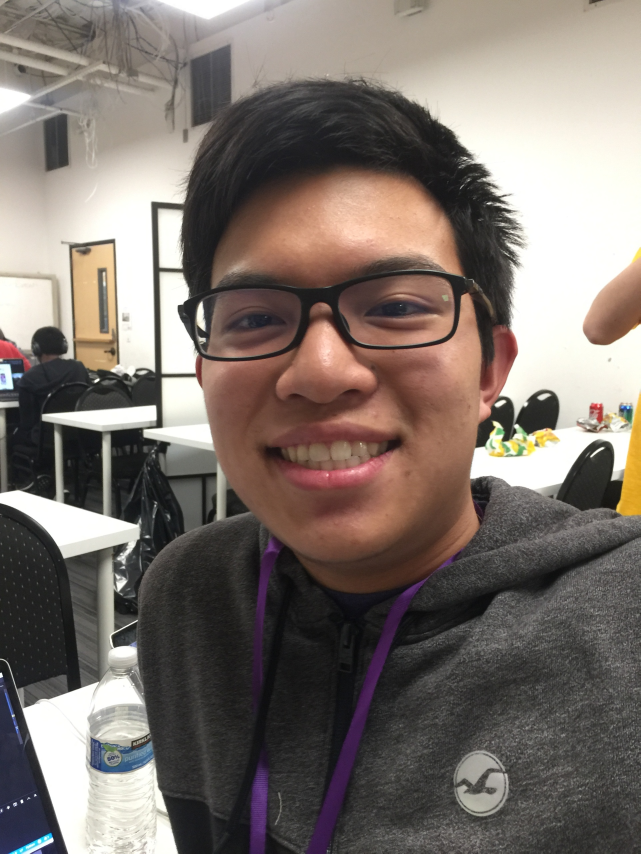
#> input picture Adjusted.JPG, 1921 x 2561 px (shown at 1/3 size)
$ python -i Picture.py   (imports and definitions only)
#> lines starting #> are read from the running program, lines starting #| are printed output that depends on the picture
import cv2 as cv2


class Picture:

    # initializing class

    def init_face(self):  # only works if only 1 face is detected
        grayscale = cv2.cvtColor(self.cv2_image, cv2.COLOR_BGR2GRAY)  # grayscale
        face_cascade = cv2.CascadeClassifier(
            'haarcascade_frontalface_default.xml')
        faces = face_cascade.detectMultiScale(grayscale, 1.3, 5)  # faces is an array of tuples

        if len(faces) == 1:
            return faces
        else:
            raise Exception("Error! There is not exactly one face detected in image: " + self.path)

    def init_eyes(self):  # re-uses result from get_face
        grayscale = cv2.cvtColor(self.cv2_image, cv2.COLOR_BGR2GRAY)  # grayscale
        eye_cascade = cv2.CascadeClassifier('haarcascade_eye.xml')
        bounded_image = grayscale[
                          self.f_param["y"]:self.f_param["y"] + self.f_param["h"],
                          self.f_param["x"]:self.f_param["x"] + self.f_param["w"]
        ]
        eyes_shifted = eye_cascade.detectMultiScale(bounded_image, 1.1, 8)
        eyes = []
        for eye in eyes_shifted:
            eyes.append(
                (eye[0] + self.f_param["x"],
                 eye[1] + self.f_param["y"],
                 eye[2],
                 eye[3]
                 )
            )
        return eyes

    def init_f_mpoint(self):
        return (  # single midpoint of face
            self.face["x"] + self.f_param["w"] / 2,
            self.f_param["y"] + self.f_param["h"] / 2
        )

    def init_e_mpoints(self):
        e_mpoints = []
        if self.eyes is not None:
            for eye in self.eyes:
                x = eye[0]
                y = eye[1]
                w = eye[2]
                h = eye[3]
                e_mpoints.append(  # appends a tuple representing the midpoint
                    (x + w/2,
                     y + h/2)
                )
        return e_mpoints

    def init_pivot(self):  # pivot point for each picture to match
        pass

    def __init__(self, path):
        # system level variables
#> called with path = 'Adjusted.JPG'
        self.path = path

        # cv2 varibles
        self.cv2_image = cv2.imread(path)
#> self.cv2_image is the input picture: shape (2561, 1921, 3); mean B, G, R 108.3, 114.6, 124.7

        # self-defined variables
        self.face = self.init_face()  # face, throws error if there is not exactly 1 face
#> in init_face, `grayscale = cv2.cvtColor(self.cv2_image, cv2.COLOR_BGR2GRAY)`:
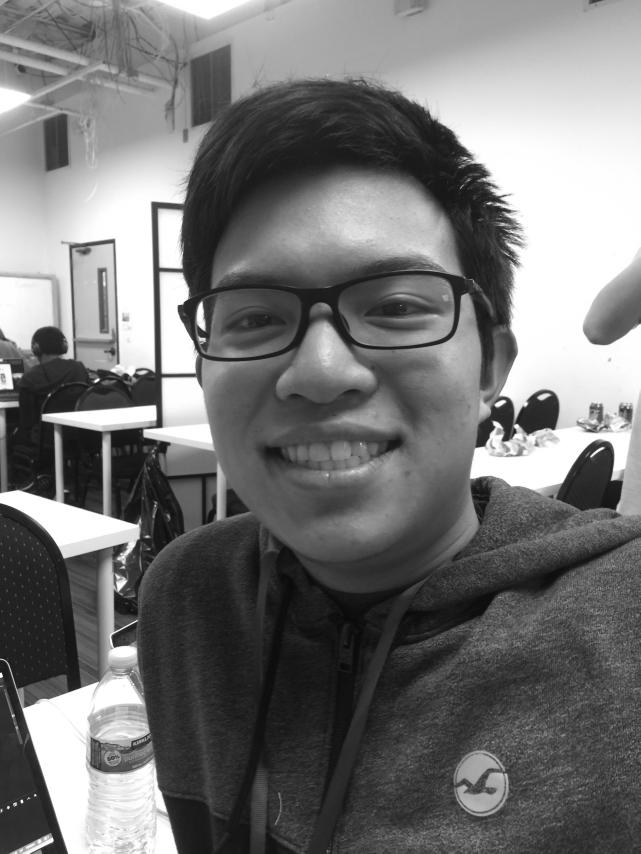
#> grayscale: shape (2561, 1921) (shown at 1/3 size); min 2, max 255, mean 116.9
#> in init_face, `faces = face_cascade.detectMultiScale(grayscale, 1.3, 5)`: faces = [[426, 490, 1102, 1102]]
#> self.face = [[426, 490, 1102, 1102]]
        self.f_param = {
            "x": self.face[0][0],
            "y": self.face[0][1],
            "w": self.face[0][2],
            "h": self.face[0][3],
        }
#> self.f_param = {'x': 426, 'y': 490, 'w': 1102, 'h': 1102}
        self.face_area = self.f_param["w"] * self.f_param["h"]
#> self.face_area = 1214404

        self.eyes = self.init_eyes()  # eyes
#> in init_eyes, `bounded_image = grayscale[ self.f_param["y"]:self.f_param["y"] + self...`:
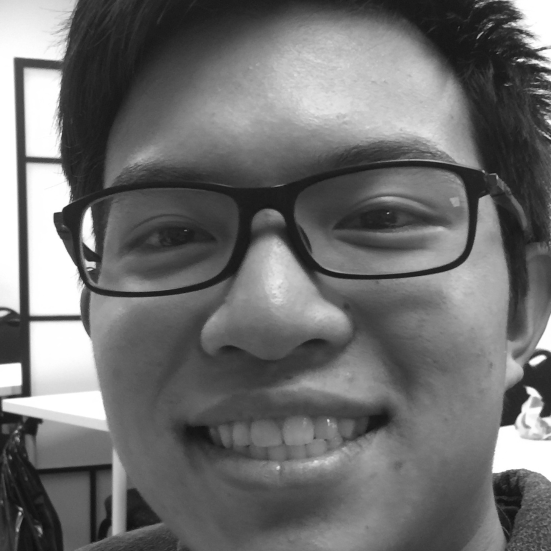
#> bounded_image: shape (1102, 1102) (shown at 1/2 size); min 12, max 255, mean 110.3
#> in init_eyes, `eyes_shifted = eye_cascade.detectMultiScale(bounded_image, 1.1, 8)`: eyes_shifted = ()
#> after the loop in init_eyes, `for eye in eyes_shifted:`: eyes = []
#> self.eyes = []
        if self.eyes is not None and len(self.eyes) == 2:  # only creates eye parameters if there are 2 eyes
            self.e_param = {
                "x1": self.eyes[0][0],
                "x2": self.eyes[0][1],
                "y1": self.eyes[0][2],
                "y2": self.eyes[0][3],
                "w1": self.eyes[1][0],
                "w2": self.eyes[1][1],
                "h1": self.eyes[1][2],
                "h2": self.eyes[1][3],
            }
            self.e_mpoints = self.init_e_mpoints()
            self.eye_displacement = (  # distance formula
                (
                        (self.e_mpoints[0][0] - self.e_mpoints[0][1])**2 +
                        (self.e_mpoints[1][0] - self.e_mpoints[1][1])**2
                )*0.5
            )

    # interface to the rest of system

    def paint(self):
        cv2.rectangle(self.cv2_image,  # face rectangle
                      (self.f_param["x"], self.f_param["y"]),
                      (self.f_param["x"] + self.f_param["w"], self.f_param["y"] + self.f_param["h"]),
                      (0, 0, 255), 10)

        if self.eyes is not None:
            for eye in self.eyes:
                x = eye[0]
                y = eye[1]
                w = eye[2]
                h = eye[3]
                cv2.rectangle(self.cv2_image, (x, y), (x+w, y+h), (0, 255, 0), 10)
        cv2.namedWindow('image', cv2.WINDOW_NORMAL)
        cv2.resizeWindow('image', 600, 600)
        cv2.imshow('image', self.cv2_image)
        cv2.waitKey(0)
        cv2.destroyAllWindows()

>>> result = Picture('Adjusted.JPG').init_face()
#> result = [[426, 490, 1102, 1102]]

$ run again, on Luo.JPG
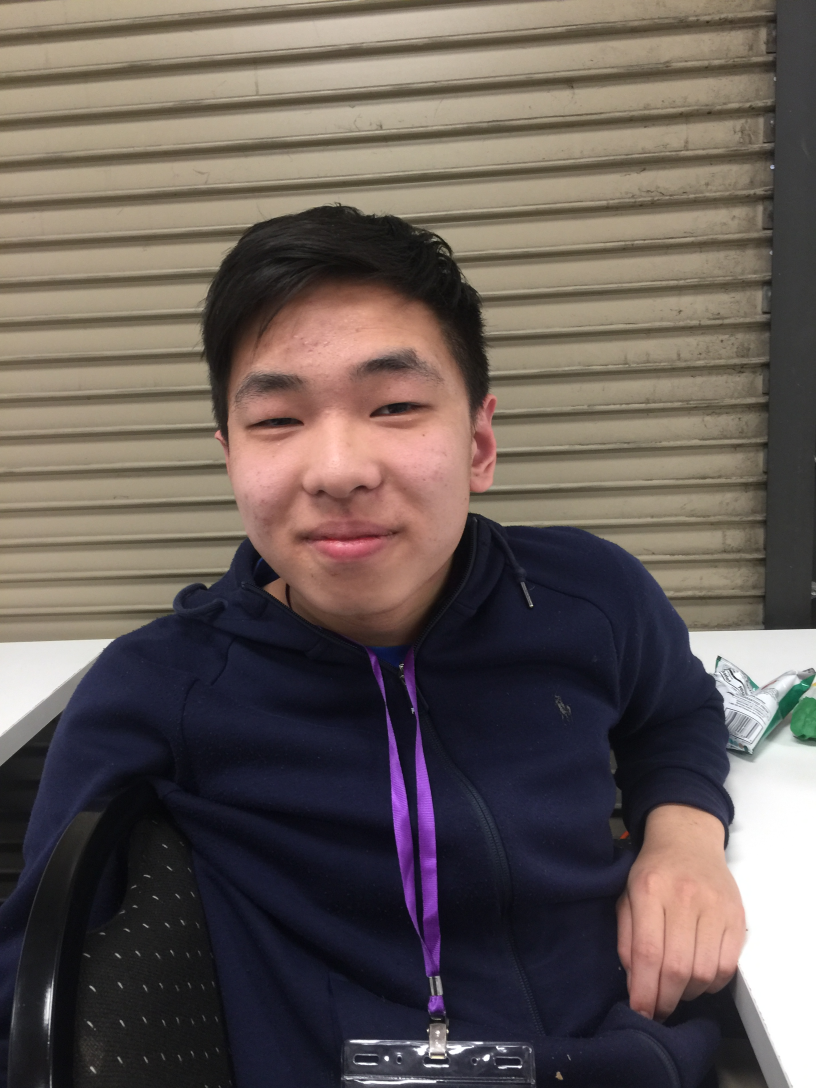
#> input picture Luo.JPG, 2448 x 3264 px (shown at 1/3 size)
#> in __init__, self.cv2_image is the input picture: shape (3264, 2448, 3); mean B, G, R 87.2, 91.6, 102
#> in init_face, `grayscale = cv2.cvtColor(self.cv2_image, cv2.COLOR_BGR2GRAY)`:
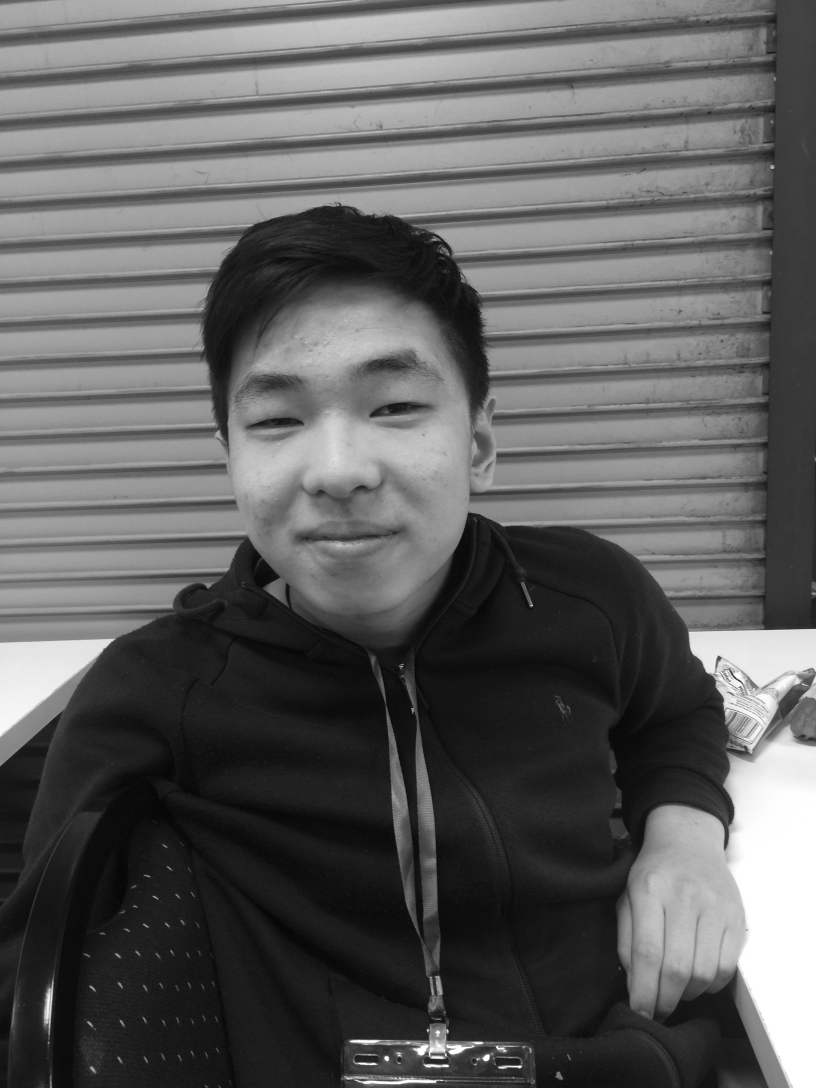
#> grayscale: shape (3264, 2448) (shown at 1/3 size); min 1, max 255, mean 94.2
#> faces = [[519, 814, 1028, 1028]]
#> self.f_param = {'x': 519, 'y': 814, 'w': 1028, 'h': 1028}
#> self.face_area = 1056784
#> in init_eyes, `bounded_image = grayscale[ self.f_param["y"]:self.f_param["y"] + self...`:
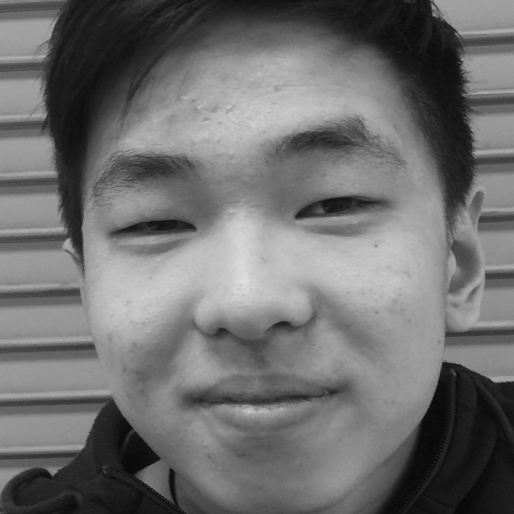
#> bounded_image: shape (1028, 1028) (shown at 1/2 size); min 4, max 226, mean 110.8
#> eyes_shifted = ()
#> after the loop in init_eyes, `for eye in eyes_shifted:`: eyes = []
#> result = [[519, 814, 1028, 1028]]

$ run again, on Tony.JPG
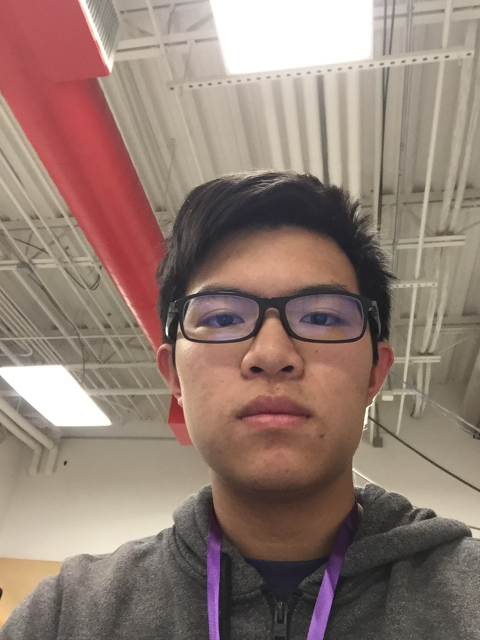
#> input picture Tony.JPG, 960 x 1280 px (shown at 1/2 size)
#> in __init__, self.cv2_image is the input picture: shape (1280, 960, 3); mean B, G, R 115.5, 125.5, 146.3
#> in init_face, `grayscale = cv2.cvtColor(self.cv2_image, cv2.COLOR_BGR2GRAY)`:
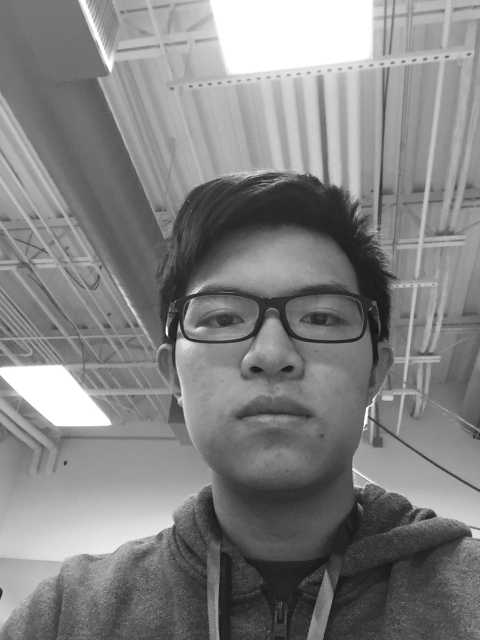
#> grayscale: shape (1280, 960) (shown at 1/2 size); min 11, max 255, mean 130.6
#> faces = [[323, 454, 473, 473]]
#> self.f_param = {'x': 323, 'y': 454, 'w': 473, 'h': 473}
#> self.face_area = 223729
#> in init_eyes, `bounded_image = grayscale[ self.f_param["y"]:self.f_param["y"] + self...`:
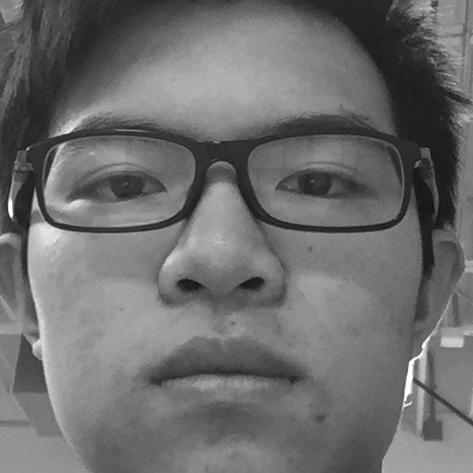
#> bounded_image: shape (473, 473); min 13, max 255, mean 109.2
#> eyes_shifted = [[148, 251, 70, 70]]
#> the loop in init_eyes, `for eye in eyes_shifted:` made 1 pass
#> after the loop in init_eyes, `for eye in eyes_shifted:`: eyes = [(471, 705, 70, 70)]
#> result = [[323, 454, 473, 473]]
